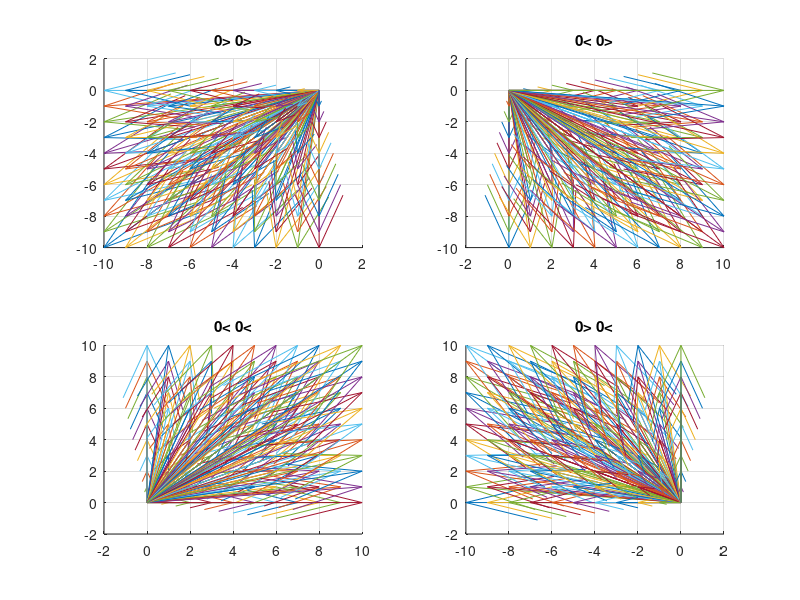

Recreate this plot in MATLAB.
hold on
grid on

combinations = 10
v = [1;0]
w = [0;1]

subplot(2,2,1)
hold on
grid on
for i=-combinations:0
    for j=-combinations:0
        iv = i*v;
        jw = j*w; 
        r1 = iv(1) + jw(1);
        r2 = iv(2) + jw(2);
        quiver(0,0,r1,r2,0)
    end
end
title('0> 0>')

subplot(2,2,2)
hold on
grid on
for i=0:combinations
    for j=-combinations:0
        iv = i*v;
        jw = j*w; 
        r1 = iv(1) + jw(1);
        r2 = iv(2) + jw(2);
        quiver(0,0,r1,r2,0)
    end
end
title('0< 0>')

subplot(2,2,3)
hold on
grid on
for i=0:combinations
    for j=0:combinations
        iv = i*v;
        jw = j*w; 
        r1 = iv(1) + jw(1);
        r2 = iv(2) + jw(2);
        quiver(0,0,r1,r2,0)
    end
end
title('0< 0<')


subplot(2,2,4)
hold on
grid on
for i=-combinations:0
    for j=0:combinations
        iv = i*v;
        jw = j*w; 
        r1 = iv(1) + jw(1);
        r2 = iv(2) + jw(2);
        quiver(0,0,r1,r2,0)
    end
end
title('0> 0<')
